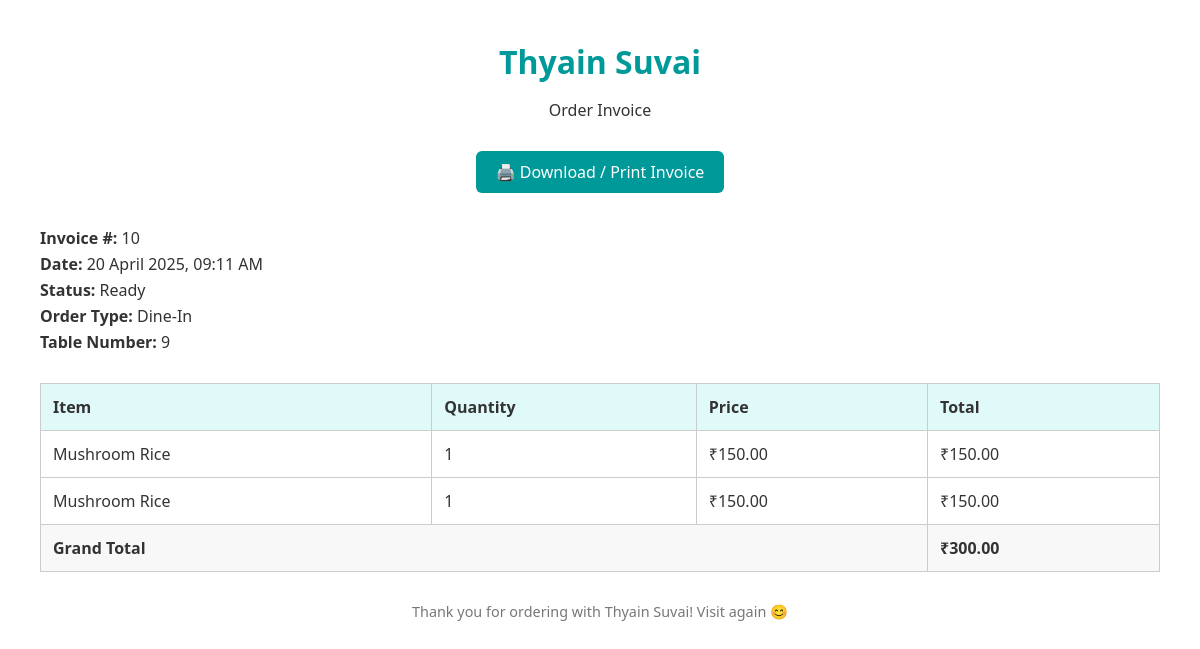
The app's page /invoice/10 with its own data.
### models.py (models this page shows)
class Order(db.Model):
    id = db.Column(db.Integer, primary_key=True)
    customer_id = db.Column(db.Integer, db.ForeignKey('customer.id'), nullable=False)
    status = db.Column(db.String(50), default='Pending')  # e.g., Pending, Accepted, Preparing, Delivered, Cancelled
    order_time = db.Column(db.DateTime, server_default=db.func.now())
    items = db.relationship('OrderItem', backref='order')
    table_number = db.Column(db.Integer , nullable=True)
    order_type=db.Column(db.String(20),default="Dine-In")
    payment_id = db.Column(db.Integer, db.ForeignKey('payment.id'), nullable=True)
    coupon_id = db.Column(db.Integer, db.ForeignKey('coupon.id'), nullable=True)
    address_id = db.Column(db.Integer, db.ForeignKey('address.id'))
    address = db.relationship('Address')  # ✅ This is important
    customer = db.relationship('Customer', backref='orders')

class MenuItem(db.Model):
    id = db.Column(db.Integer, primary_key=True)
    name = db.Column(db.String(100), nullable=False)
    description = db.Column(db.String(255))
    price = db.Column(db.Float, nullable=False)
    quantity_available = db.Column(db.Integer, nullable=False)  # quantity available in stock
    is_available = db.Column(db.Boolean, default=True)
    image = db.Column(db.String(100))  # stores image filename

### app.py (the view)
@app.route("/invoice/<int:order_id>")
def view_invoice(order_id):
    order = Order.query.get_or_404(order_id)
    items_with_details = []
    total = 0
    ist = pytz_timezone('Asia/Kolkata')
    local_time = order.order_time.replace(tzinfo=timezone.utc).astimezone(ist)
    for item in order.items:
        detail = {
            'name': item.menu_item.name,
            'quantity': item.quantity,
            'price': item.menu_item.price,
            'total': item.menu_item.price * item.quantity
        }
        items_with_details.append(detail)
        total += detail['total']
    return render_template("invoice.html", order=order, items=items_with_details, total_amount=total, local_time=local_time)

### templates/invoice.html (shortened to what this page needs)
<!DOCTYPE html>
<html lang="en">
<head>
</head>
<body>
  <div class="header">
    <h1>Thyain Suvai</h1>
    <p>Order Invoice</p>
  </div>
  <div class="text-center">
    <a href="#" onclick="window.print()" class="btn-print">🖨️ Download / Print Invoice</a>
  </div>
  <div class="info">
    <p><strong>Invoice #:</strong> {{ order.id }}</p>
    <p><strong>Date:</strong> {{ order.order_time.strftime('%d %B %Y, %I:%M %p') }}</p>
    <p><strong>Status:</strong> {{ order.status }}</p>
    <p><strong>Order Type:</strong> {{ order.order_type }}</p>
    {% if order.order_type == 'Dine-In' %}
      <p><strong>Table Number:</strong> {{ order.table_number }}</p>
    {% endif %}
  </div>
  <table>
    <thead>
      <tr>
        <th>Item</th>
        <th>Quantity</th>
        <th>Price</th>
        <th>Total</th>
      </tr>
    </thead>
    <tbody>
      {% for item in items %}
      <tr>
        <td>{{ item.name }}</td>
        <td>{{ item.quantity }}</td>
        <td>₹{{ '%.2f' % item.price }}</td>
        <td>₹{{ '%.2f' % item.total }}</td>
      </tr>
      {% endfor %}
      <tr class="total-row">
        <td colspan="3">Grand Total</td>
        <td>₹{{ '%.2f' % total_amount }}</td>
      </tr>
    </tbody>
  </table>
  <div class="footer">
    <p>Thank you for ordering with Thyain Suvai! Visit again 😊</p>
  </div>
</body>
</html>

### templates/invoice.html (style rules this page uses)
body { font-family: 'Segoe UI', sans-serif; margin: 40px; color: #333; }
.header { text-align: center; margin-bottom: 30px; }
.header h1 { color: #009999; margin-bottom: 5px; }
.info { margin-bottom: 30px; }
.info p { margin: 4px 0; }
table { width: 100%; border-collapse: collapse; margin-bottom: 30px; }
th, td { border: 1px solid #ccc; padding: 12px; text-align: left; }
th { background-color: #e0fafa; }
.total-row { font-weight: bold; background-color: #f8f8f8; }
.footer { text-align: center; font-size: 0.9rem; color: #777; }
.text-center { text-align: center; }
.btn-print { display: inline-block; padding: 10px 20px; background-color: #009999; color: white; text-decoration: none; border-radius: 6px; margin-bottom: 30px; }

### records on screen
Order: id "10", order_time "20 April 2025, 09:11 AM", status "Ready", order_type "Dine-In", table_number "9"
MenuItem: name "Mushroom Rice", quantity "1", price "150.00", total "150.00"

### other values on screen
{{ '%.2f' % total_amount }} "300.00"
